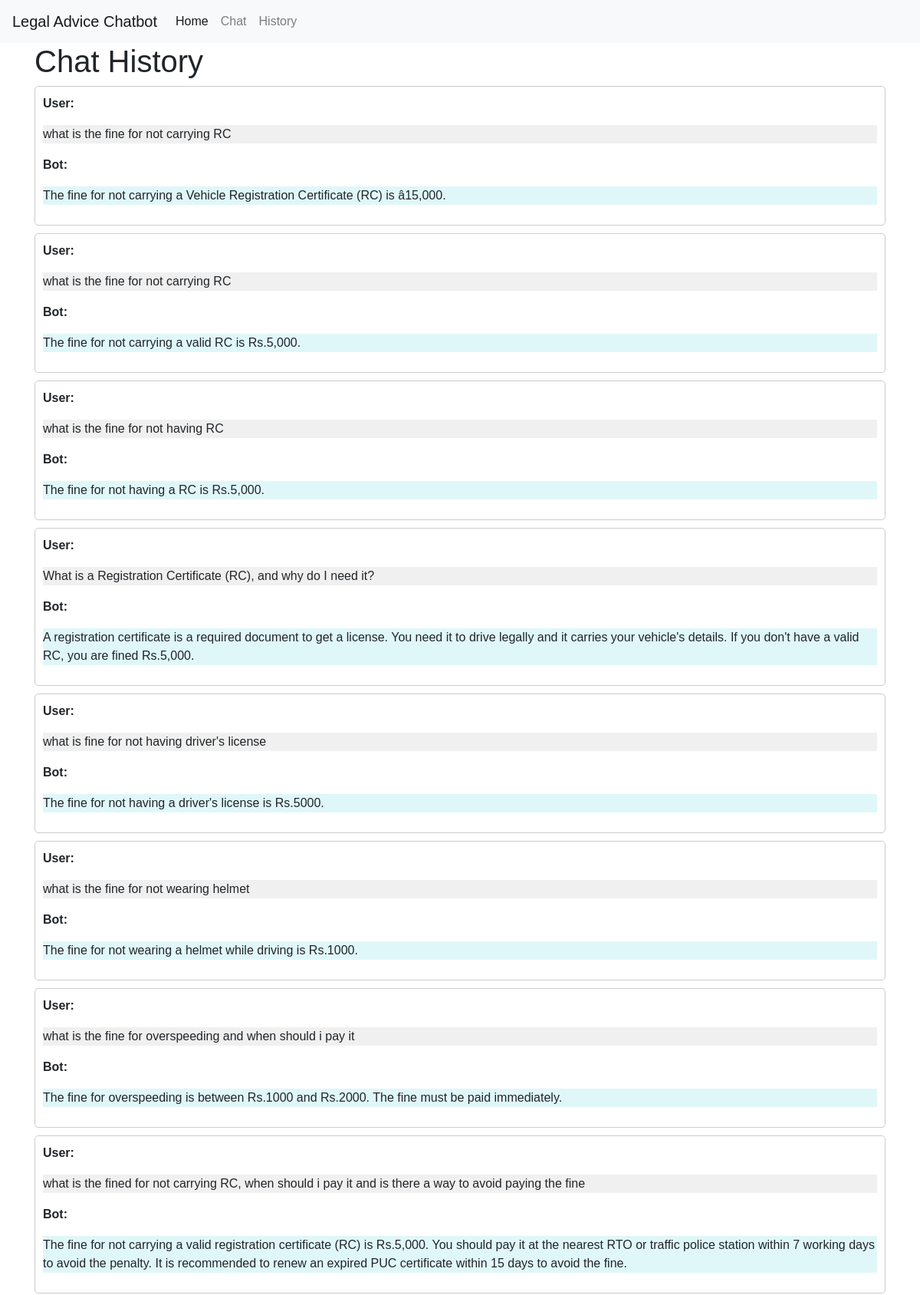
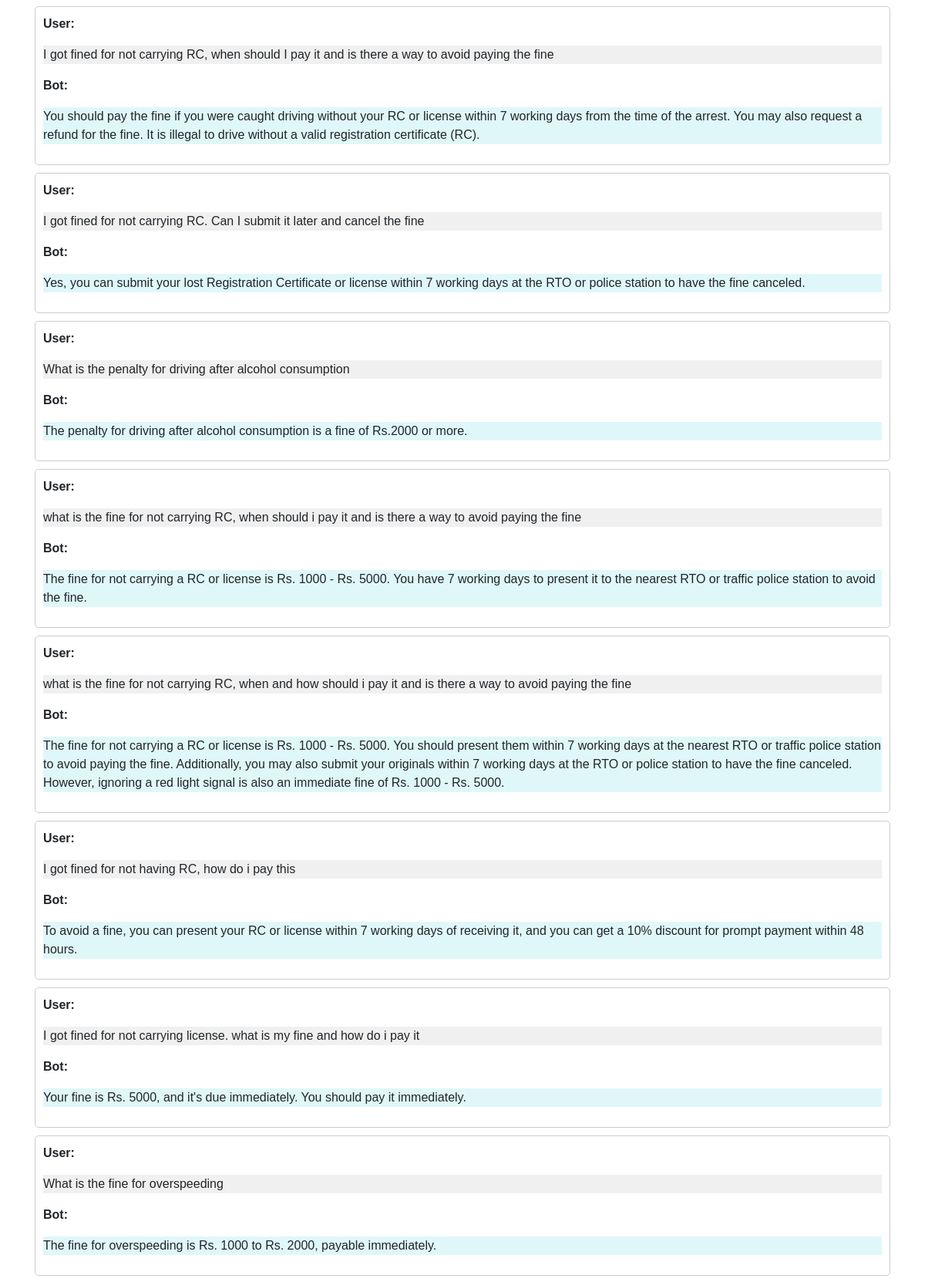
The app's page /history (upper part) with its own data (2 pictures, top to bottom).
### website/models.py (models this page shows)
class History(db.Model):
    id = db.Column(db.Integer, primary_key=True)
    bot = db.Column(db.String(500))
    user = db.Column(db.String(50))

### website/views.py (the view)
@views.route('/history')
def history():
    items = History.query.all()
    return render_template("history.html", items=items)

### website/templates/history.html (shortened to what this page needs)
{% extends "base.html" %}
{% block content %}
    <h1>Chat History</h1>
        {% for item in items %}
	<div class="chat-container">
                <p class="font-weight-bold">User:</p>
                <p class="user-message">{{ item.user }}</p>
                <p class="font-weight-bold">Bot:</p>
                <p class="bot-message">{{ item.bot }}</p>
        </div>
        {% endfor %}
{% endblock %}

### website/templates/base.html (shortened to what this page needs)
<!DOCTYPE html>
<html>
<head>
    <link rel="stylesheet" href="https://stackpath.bootstrapcdn.com/bootstrap/4.5.2/css/bootstrap.min.css">
</head>
<body>
    <nav class="navbar navbar-expand-lg navbar-light bg-light">
        <a class="navbar-brand" href="/">Legal Advice Chatbot</a>
        <div class="collapse navbar-collapse" id="navbarNav">
            <ul class="navbar-nav">
                <li class="nav-item active">
                    <a class="nav-link" href="/">Home <span class="sr-only">(current)</span></a>
                </li>
                <li class="nav-item">
                    <a class="nav-link" href="/input">Chat</a>
                </li>
                <li class="nav-item">
                    <a class="nav-link" href="/history">History</a>
                </li>
            </ul>
        </div>
    </nav>
<div class="container">
    {% block content %}{% endblock %}
</div>
</body>
</html>

### website/templates/base.html (style rules this page uses)
body { font-family: sans-serif; }
.chat-container { border: 1px solid #ccc; border-radius: 5px; padding: 10px; margin-bottom: 10px; }
.user-message { background-color: #f0f0f0; }
.bot-message { background-color: #e0f7fa; }

### records on screen
History: user "what is the fine for not carrying RC", bot "The fine for not carrying a Vehicle Registration Certificate (RC) is â15,000."
History: user "what is the fine for not carrying RC", bot "The fine for not carrying a valid RC is Rs.5,000."
History: user "what is the fine for not having RC", bot "The fine for not having a RC is Rs.5,000."
History: user "What is a Registration Certificate (RC), and why do I need it?", bot "A registration certificate is a required document to get a license. You need it to drive legally and it carries your vehicle's details. If you don't have a valid RC, you are fined Rs.5,000."
History: user "what is fine for not having driver's license", bot "The fine for not having a driver's license is Rs.5000."
History: user "what is the fine for not wearing helmet", bot "The fine for not wearing a helmet while driving is Rs.1000."
History: user "what is the fine for overspeeding and when should i pay it", bot "The fine for overspeeding is between Rs.1000 and Rs.2000. The fine must be paid immediately."
History: user "what is the fined for not carrying RC, when should i pay it and is there a way to avoid paying the fine", bot "The fine for not carrying a valid registration certificate (RC) is Rs.5,000. You should pay it at the nearest RTO or traffic police station within 7 working days to avoid the penalty. It is recommended to renew an expired PUC certificate within 15 days to avoid the fine."
History: user "I got fined for not carrying RC, when should I pay it and is there a way to avoid paying the fine", bot "You should pay the fine if you were caught driving without your RC or license within 7 working days from the time of the arrest. You may also request a refund for the fine. It is illegal to drive without a valid registration certificate (RC)."
History: user "I got fined for not carrying RC. Can I submit it later and cancel the fine", bot "Yes, you can submit your lost Registration Certificate or license within 7 working days at the RTO or police station to have the fine canceled."
History: user "What is the penalty for driving after alcohol consumption", bot "The penalty for driving after alcohol consumption is a fine of Rs.2000 or more."
History: user "what is the fine for not carrying RC, when should i pay it and is there a way to avoid paying the fine", bot "The fine for not carrying a RC or license is Rs. 1000 - Rs. 5000. You have 7 working days to present it to the nearest RTO or traffic police station to avoid the fine."
History: user "what is the fine for not carrying RC, when and how should i pay it and is there a way to avoid paying the fine", bot "The fine for not carrying a RC or license is Rs. 1000 - Rs. 5000. You should present them within 7 working days at the nearest RTO or traffic police station to avoid paying the fine. Additionally, you may also submit your originals within 7 working days at the RTO or police station to have the fine canceled. However, ignoring a red light signal is also an immediate fine of Rs. 1000 - Rs. 5000."
History: user "I got fined for not having RC, how do i pay this", bot "To avoid a fine, you can present your RC or license within 7 working days of receiving it, and you can get a 10% discount for prompt payment within 48 hours."
History: user "I got fined for not carrying license. what is my fine and how do i pay it", bot "Your fine is Rs. 5000, and it's due immediately. You should pay it immediately."
History: user "What is the fine for overspeeding", bot "The fine for overspeeding is Rs. 1000 to Rs. 2000, payable immediately."
